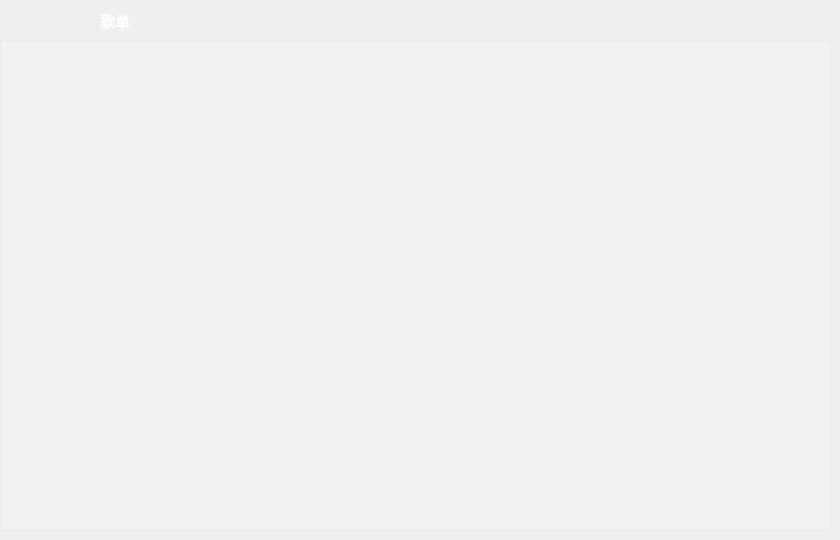
   <widget class="QWidget" name="page2">
    <widget class="MusicListWidget" name="myMusicList">
     <property name="geometry">
      <rect>
       <x>0</x>
       <y>40</y>
       <width>831</width>
       <height>491</height>
      </rect>
     </property>
     <property name="font">
      <font>
       <weight>75</weight>
       <bold>true</bold>
      </font>
     </property>
     <property name="styleSheet">
      <string notr="true">color: rgb(255, 255, 255);
background-color: rgba(255, 255, 255, 50);
</string>
     </property>
     <property name="horizontalScrollBarPolicy">
      <enum>Qt::ScrollBarAlwaysOff</enum>
     </property>
     <property name="sizeAdjustPolicy">
      <enum>QAbstractScrollArea::AdjustToContentsOnFirstShow</enum>
     </property>
     <property name="selectionMode">
      <enum>QAbstractItemView::SingleSelection</enum>
     </property>
     <property name="isWrapping" stdset="0">
      <bool>false</bool>
     </property>
     <property name="wordWrap">
      <bool>false</bool>
     </property>
     <property name="selectionRectVisible">
      <bool>false</bool>
     </property>
     <property name="sortingEnabled">
      <bool>false</bool>
     </property>
    </widget>
    <widget class="QPushButton" name="btnMyMusicListNeaten">
     <property name="geometry">
      <rect>
       <x>610</x>
       <y>0</y>
       <width>35</width>
       <height>40</height>
      </rect>
     </property>
     <property name="cursor">
      <cursorShape>PointingHandCursor</cursorShape>
     </property>
     <property name="toolTip">
      <string>整理歌单</string>
     </property>
     <property name="text">
      <string/>
     </property>
     <property name="icon">
      <iconset resource="images.qrc">
       <normaloff>:/image/image/image/remove_dup.png</normaloff>:/image/image/image/remove_dup.png</iconset>
     </property>
     <property name="iconSize">
      <size>
       <width>30</width>
       <height>30</height>
      </size>
     </property>
     <property name="flat">
      <bool>true</bool>
     </property>
    </widget>
    <widget class="QPushButton" name="btnMyMusicListClear">
     <property name="geometry">
      <rect>
       <x>40</x>
       <y>0</y>
       <width>35</width>
       <height>40</height>
      </rect>
     </property>
     <property name="cursor">
      <cursorShape>PointingHandCursor</cursorShape>
     </property>
     <property name="toolTip">
      <string>清空歌单</string>
     </property>
     <property name="text">
      <string/>
     </property>
     <property name="icon">
      <iconset resource="images.qrc">
       <normaloff>:/image/image/image/clear.png</normaloff>:/image/image/image/clear.png</iconset>
     </property>
     <property name="iconSize">
      <size>
       <width>30</width>
       <height>30</height>
      </size>
     </property>
     <property name="flat">
      <bool>true</bool>
     </property>
    </widget>
    <widget class="QWidget" name="layoutWidget_2">
     <property name="geometry">
      <rect>
       <x>680</x>
       <y>0</y>
       <width>138</width>
       <height>42</height>
      </rect>
     </property>
     <layout class="QHBoxLayout" name="horizontalLayout_5">
      <item>
       <widget class="QPushButton" name="btnSortTitle_my">
        <property name="maximumSize">
         <size>
          <width>40</width>
          <height>40</height>
         </size>
        </property>
        <property name="cursor">
         <cursorShape>PointingHandCursor</cursorShape>
        </property>
        <property name="toolTip">
         <string>歌手排序</string>
        </property>
        <property name="text">
         <string/>
        </property>
        <property name="icon">
         <iconset resource="images.qrc">
          <normaloff>:/image/image/image/singer.png</normaloff>:/image/image/image/singer.png</iconset>
        </property>
        <property name="iconSize">
         <size>
          <width>30</width>
          <height>30</height>
         </size>
        </property>
        <property name="flat">
         <bool>true</bool>
        </property>
       </widget>
      </item>
      <item>
       <widget class="QPushButton" name="btnSortSinger_my">
        <property name="maximumSize">
         <size>
          <width>40</width>
          <height>16777215</height>
         </size>
        </property>
        <property name="cursor">
         <cursorShape>PointingHandCursor</cursorShape>
        </property>
        <property name="toolTip">
         <string>歌名排序</string>
        </property>
        <property name="text">
         <string/>
        </property>
        <property name="icon">
         <iconset resource="images.qrc">
          <normaloff>:/image/image/image/sort-alpha-asc_ea48_ether.png</normaloff>:/image/image/image/sort-alpha-asc_ea48_ether.png</iconset>
        </property>
        <property name="iconSize">
         <size>
          <width>30</width>
          <height>30</height>
         </size>
        </property>
        <property name="flat">
         <bool>true</bool>
        </property>
       </widget>
      </item>
      <item>
       <widget class="QPushButton" name="btnSortDuration_my">
        <property name="maximumSize">
         <size>
          <width>40</width>
          <height>16777215</height>
         </size>
        </property>
        <property name="cursor">
         <cursorShape>PointingHandCursor</cursorShape>
        </property>
        <property name="toolTip">
         <string>时长排序</string>
        </property>
        <property name="text">
         <string/>
        </property>
        <property name="icon">
         <iconset resource="images.qrc">
          <normaloff>:/image/image/image/duration.png</normaloff>:/image/image/image/duration.png</iconset>
        </property>
        <property name="iconSize">
         <size>
          <width>30</width>
          <height>30</height>
         </size>
        </property>
        <property name="flat">
         <bool>true</bool>
        </property>
       </widget>
      </item>
     </layout>
    </widget>
    <widget class="QLabel" name="MyMusicListLabel">
     <property name="geometry">
      <rect>
       <x>100</x>
       <y>0</y>
       <width>391</width>
       <height>41</height>
      </rect>
     </property>
     <property name="font">
      <font>
       <family>Microsoft YaHei UI</family>
       <pointsize>11</pointsize>
       <weight>75</weight>
       <bold>true</bold>
      </font>
     </property>
     <property name="styleSheet">
      <string notr="true">color: rgb(255, 255, 255);</string>
     </property>
     <property name="text">
      <string>歌单</string>
     </property>
    </widget>
    <widget class="QPushButton" name="btnAddMyMusicList">
     <property name="geometry">
      <rect>
       <x>0</x>
       <y>0</y>
       <width>35</width>
       <height>40</height>
      </rect>
     </property>
     <property name="cursor">
      <cursorShape>PointingHandCursor</cursorShape>
     </property>
     <property name="toolTip">
      <string>添加歌曲</string>
     </property>
     <property name="styleSheet">
      <string notr="true">QPushButton
{
background-image: url(:/image/image/image/add.png);
background-repeat:no-repeat;
background-position:center center;
border:none;
}

QPushButton:hover{
background-image: url(:/image/image/image-hover/add-hover.png);
background-repeat:no-repeat;
background-position:center center;
}

QPushButton:pressed{
background-image: url(:/image/image/image/add.png);
background-repeat:no-repeat;
background-position:center center;
}
</string>
     </property>
     <property name="text">
      <string/>
     </property>
    </widget>
   </widget>
